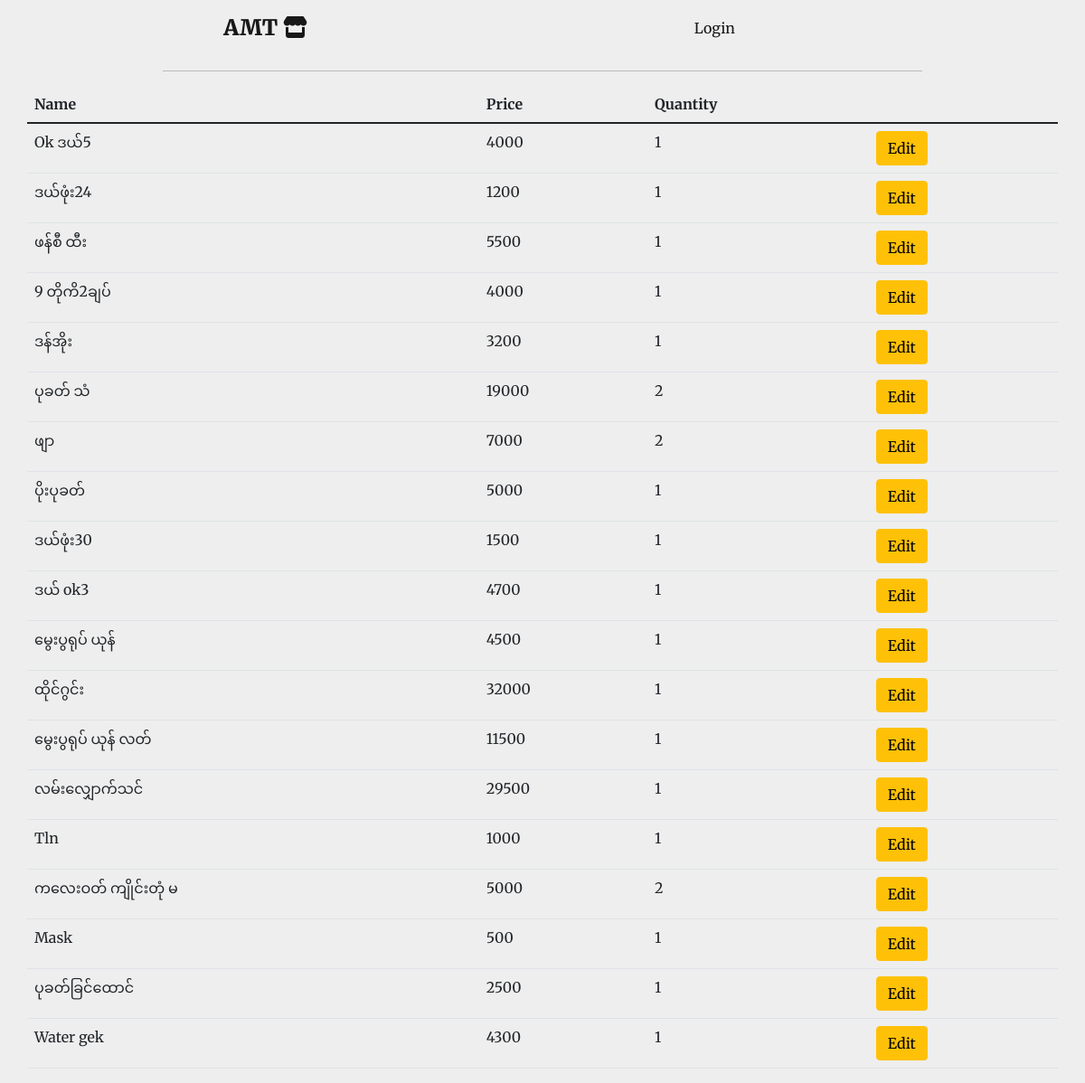
Screenshot of /sold_items/2022-05-22 with the database file from the repository.
### main.py (models this page shows)
class Sale(db.Model):
    id = db.Column(db.Integer, primary_key=True)
    name = db.Column(db.String(100), nullable=False, unique=False)
    purchased_price = db.Column(db.Float, nullable=False)
    price = db.Column(db.Float, nullable=False)
    total = db.Column(db.Float, nullable=False)
    quantity = db.Column(db.Float, nullable=False)
    date = db.Column(db.Date, nullable=False, unique=False)

### main.py (the view)
@app.route('/sold_items/<date>')
def sold_items(date):
    daily_sold_items = Sale.query.filter_by(date=date).all()
    return render_template('sold_items.html', items=daily_sold_items)

### templates/sold_items.html
{% include 'header.html' %}
<table class="table container">
    <thead>
    <tr>
        <th scope="col">Name</th>
        <th scope="col">Price</th>
        <th scope="col">Quantity</th>
    </tr>
    </thead>
    {% for item in items: %}
    <tr>
        <td>{{ item.name}}</td>
        <td>{% if item.price.is_integer() %}
            {{ item.price|int }}
            {% else %}
            {{ item.price }}
            {% endif %}
        </td>
        <td>{{ item.quantity|int }}</td>
        <td><a href="{{ url_for('edit_sold_items', item_id=item.id) }}" class="btn btn-warning">Edit</a></td>
    </tr>
    {% endfor %}
</table>
{% include 'footer.html' %}

### static/css/styles.css (style rules this page uses)
body { background-color: #EEEEEE; font-family: 'Merriweather', serif; }
a { text-decoration: none; color: white; }

### rows the page displays
Sale: name "Ok ဒယ်5", price "4000", quantity "1"
Sale: name "ဒယ်ဖုံး24", price "1200", quantity "1"
Sale: name "ဖန်စီ ထီး", price "5500", quantity "1"
Sale: name "9 တိုကိ2ချပ်", price "4000", quantity "1"
Sale: name "ဒန်အိုး", price "3200", quantity "1"
Sale: name "ပုခတ် သံ", price "19000", quantity "2"
Sale: name "ဖျာ", price "7000", quantity "2"
Sale: name "ပိုးပုခတ်", price "5000", quantity "1"
Sale: name "ဒယ်ဖုံး30", price "1500", quantity "1"
Sale: name "ဒယ် ok3", price "4700", quantity "1"
Sale: name "မွေးပွရုပ် ယုန်", price "4500", quantity "1"
Sale: name "ထိုင်ဂွင်း", price "32000", quantity "1"
Sale: name "မွေးပွရုပ် ယုန် လတ်", price "11500", quantity "1"
Sale: name "လမ်းလျှောက်သင်", price "29500", quantity "1"
Sale: name "Tln", price "1000", quantity "1"
Sale: name "ကလေးဝတ် ကျိုင်းတုံ မ", price "5000", quantity "2"
Sale: name "Mask", price "500", quantity "1"
Sale: name "ပုခတ်ခြင်ထောင်", price "2500", quantity "1"
Sale: name "Water gek", price "4300", quantity "1"
